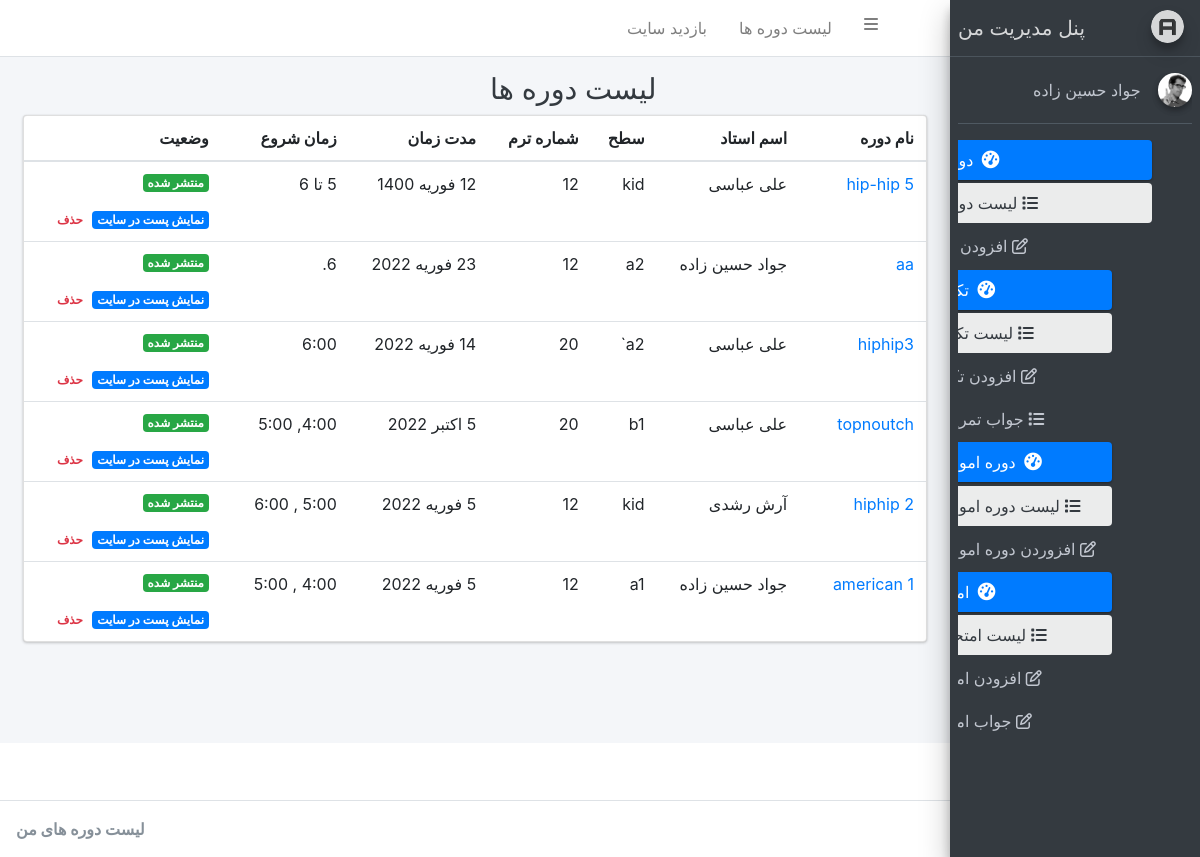
/profile/ (signed in), run on the app's committed database.
### learning/models.py (models this page shows, shortened)
class Course(models.Model):
	STATUS = (
		("p", "منتشر شده"),
		('d', "پیش نویس"),
	)
	user = models.ForeignKey(User, on_delete=models.CASCADE, related_name="Courses", verbose_name="کاربر")
	slug = models.SlugField(max_length=50, unique=True, null=True, verbose_name="ادرس دوره")
	name = models.CharField(max_length=100,verbose_name="اسم دوره")
	text = models.TextField(verbose_name="توضیحات")
	level = models.CharField(max_length=50, verbose_name="سطح کلاس")
	time = models.DateField(verbose_name="تاریخ شروع")
	term_number = models.IntegerField(verbose_name="شماره ترم")
	start_time = models.CharField(max_length=100, verbose_name="ساعت کلاس")
	price = models.IntegerField(default=0)
	Status = models.CharField(max_length=10, choices=STATUS, default="d", verbose_name="وضعیت")
	students = models.ManyToManyField(User, blank=True, related_name="student")
	objects = PublishManager()

### account/views.py (the view)
# urls.py: path("profile/", CorseProfile.as_view(), name="Profile"),
class CorseProfile(LoginRequiredMixin, ListView):
	template_name = "account/index.html"
	def get_queryset(self):
		if self.request.user.is_superuser:
			return Course.objects.all().order_by("-pk")
		else:
			return Course.objects.filter(user=self.request.user).order_by("-pk")

### templates/account/index.html (shortened to what this page needs)
{% extends 'account/base.html' %}
{% block content %}
              <div class="row">
                <div class="col-12">
                  <div class="card">
                    <div class="card-body table-responsive p-0">
                      <table class="table table-hover">
                        <thead>
                          <tr>
                            <th>نام دوره</th>
                            <th>اسم استاد</th>
                            <th>سطح</th>
                            <th>شماره ترم</th>
                            <th>مدت زمان</th>
                            <th>زمان شروع</th>
                            <th>وضعیت</th>
                          </tr>
                        </thead>
                        <tbody>
                          <tr>
                            {% for course in object_list %}
                              {% if course.Status == "d" or user.is_superuser %}
                            <td><a href="{% url 'account:UpdateCourses' course.pk %}">{{ course.name }}</a></td>
                              {% else %}
                              <td>{{course.name}}</td>
                              {% endif %}
                            <td>{{course.user.get_full_name}}</td>
                            <td><span class="tag tag-success">{{ course.level }}</span></td>
                            <td>{{ course.term_number }}</td>
                            <td>{{course.time}}</td>
                            <td>{{course.start_time}}</td>
                            <td>
                              {% if course.Status == "p" %}
                                  <p class="badge badge-success">منتشر شده</p><br>
                                  <a target="_blank" class="badge badge-primary"href="{% url 'learning:detail' course.slug %}">نمایش پست در سایت</a>
                              {% else %}
                                  <p class="badge badge-danger">پیش نویس</p>
                                  {% endif %}
                                  {% if user.is_superuser %}
                                  <a href="{% url 'account:DeleteCourses' course.pk %}" class="badge text-danger">حذف</a>
                                  {% endif %}
                                </td>
                          </tr>
                          {% endfor %}
                        </table>
                    </div>
                  </div>
                </div>
              </div>
            </div>
            {% endblock %}

### templates/account/base.html (shortened to what this page needs)
{% load static %}
<html>
<head>
  <link rel="stylesheet" href="{% static 'registration/adminlte/plugins/fontawesome-free/css/all.min.css' %}">
  <link rel="stylesheet" href="https://code.ionicframework.com/ionicons/2.0.1/css/ionicons.min.css">
  <link rel="stylesheet" href="{% static 'registration/adminlte/plugins/tempusdominus-bootstrap-4/css/tempusdominus-bootstrap-4.min.css' %}">
  <link rel="stylesheet" href="{% static 'registration/adminlte/plugins/icheck-bootstrap/icheck-bootstrap.min.css' %}">
  <link rel="stylesheet" href="{% static 'registration/adminlte/plugins/jqvmap/jqvmap.min.css' %}">
  <link rel="stylesheet" href="{% static 'registration/adminlte/dist/css/adminlte.min.css' %}">
  <link rel="stylesheet" href="{% static 'registration/adminlte/plugins/overlayScrollbars/css/OverlayScrollbars.min.css' %}">
  <link rel="stylesheet" href="{% static 'registration/adminlte/plugins/daterangepicker/daterangepicker.css' %}">
  <link rel="stylesheet" href="{% static 'registration/adminlte/plugins/summernote/summernote-bs4.css' %}">
  <link rel="stylesheet" href="https://cdn.rtlcss.com/bootstrap/v4.2.1/css/bootstrap.min.css">
  <link rel="stylesheet" href="{% static 'registration/adminlte/dist/css/custom.css' %}">
</head>
<body class="hold-transition sidebar-mini layout-fixed">
<div class="wrapper">
  <nav class="main-header navbar navbar-expand navbar-white navbar-light">
    <ul class="navbar-nav">
      <li class="nav-item">
        <a class="nav-link" data-widget="pushmenu" href="#"><i class="fas fa-bars"></i></a>
      </li>
      <li class="nav-item d-none d-sm-inline-block">
        <a href="{% url 'account:Profile' %}" class="nav-link">لیست دوره ها</a>
      </li>
      <li class="nav-item d-none d-sm-inline-block">
        <a href="{% url 'learning:home' %}" class="nav-link">بازدید سایت</a>
      </li>
    </ul>
    <ul class="navbar-nav mr-auto-navbav">
      <li class="nav-item dropdown">
        <a class="nav-link" data-toggle="dropdown" href="{% url 'account:logout' %}">
      </li>
    </ul>
  </nav>
  <aside class="main-sidebar sidebar-dark-primary elevation-4">
    <a href="index3.html" class="brand-link">
      <img src="{% static 'registration/adminlte/dist/img/AdminLTELogo.png' %}" alt="AdminLTE Logo" class="brand-image img-circle elevation-3"
           style="opacity: .8">
      <span class="brand-text font-weight-light">پنل مدیریت من</span>
    </a>
    <div class="sidebar">
      <div class="user-panel mt-3 pb-3 mb-3 d-flex">
        <div class="image">
          <img src="{% static 'registration/adminlte/dist/img/user2-160x160.jpg' %}" class="img-circle elevation-2" alt="User Image">
        </div>
        <div class="info">
          <a href="#" class="d-block">
            {% if user.get_full_name %}
            {{user.get_full_name}}
          {% else %}
            {{user.username}}
          {% endif %}
          </a>
        </div>
      </div>
      <nav class="mt-2">
        <ul class="nav nav-pills nav-sidebar flex-column" data-widget="treeview" role="menu" data-accordion="false">
          <li class="nav-item has-treeview menu-open">
            <a href="#" class="nav-link active">
              <i class="nav-icon fas fa-tachometer-alt"></i>
              <p>
                دوره ها
              </p>
            </a>
            <ul class="nav nav-treeview">
              <li class="nav-item">
                <a href="{% url 'account:Profile' %}" class="nav-link active">
                  <i class="fa fa-list"></i>
                  <p>لیست دوره ها</p>
                </a>
              </li>
              <li class="nav-item">
                <a href="{% url 'account:CreateCourses' %}" class="nav-link">
                  <i class="fa fa-edit"></i>
                  <p>افزودن دوره</p>
                </a>
              </li>
            </ul>
                    <ul class="nav nav-pills nav-sidebar flex-column" data-widget="treeview" role="menu" data-accordion="false">
          <li class="nav-item has-treeview menu-open">
            <a href="#" class="nav-link active">
              <i class="nav-icon fas fa-tachometer-alt"></i>
              <p>
                تکالیف
              </p>
            </a>
            <ul class="nav nav-treeview">
              <li class="nav-item">
                <a href="{% url 'account:homework' %}" class="nav-link active">
                  <i class="fa fa-list"></i>
                  <p>لیست تکالیف</p>
                </a>
              </li>
              <li class="nav-item">
                <a href="{% url 'account:create-tklif' %}" class="nav-link">
                  <i class="fa fa-edit"></i>
                  <p>افزودن تکلیف</p>
                </a>
              </li>
              <li class="nav-item">
                <a href="{% url 'account:tklif-answer-admin' %}" class="nav-link">
                  <i class="fa fa-list"></i>
                  <p>جواب تمرین ها</p>
                </a>
              </li>
            </ul>
            {% if user.is_superuser %}
          <li class="nav-item has-treeview menu-open">
            <a href="#" class="nav-link active">
              <i class="nav-icon fas fa-tachometer-alt"></i>
              <p>
                دوره اموزشی
              </p>
            </a>
            <ul class="nav nav-treeview">
              <li class="nav-item">
                <a href="{% url 'courseSales:CourseSalesList' %}" class="nav-link active">
                  <i class="fa fa-list"></i>
                  <p>لیست دوره اموزشی</p>
                </a>
              </li>
              <li class="nav-item">
                <a href="{% url 'courseSales:CreateCourseSales' %}" class="nav-link">
                  <i class="fa fa-edit"></i>
                  <p>افزوردن دوره اموزشی</p>
                </a>
              </li>
            </ul>
            {% endif %}
            <li class="nav-item has-treeview menu-open">
              <a href="#" class="nav-link active">
                <i class="nav-icon fas fa-tachometer-alt"></i>
                <p>
                             امتحان
                </p>
              </a>
              <ul class="nav nav-treeview">
                <li class="nav-item">
                  <a href="{% url 'account:quizlist' %}" class="nav-link active">
                    <i class="fa fa-list"></i>
                    <p>لیست امتحانات</p>
                  </a>
                </li>
                <li class="nav-item">
                  <a href="{% url 'courseSales:CreateCourseSales' %}" class="nav-link">
                    <i class="fa fa-edit"></i>
                    <p>افزودن امتحان</p>
                  </a>
                </li>
                <li class="nav-item">
                  <a href="{% url 'courseSales:CreateCourseSales' %}" class="nav-link">
                    <i class="fa fa-edit"></i>
                    <p>جواب امتحان</p>
                  </a>
                </li>
              </ul>
    </div>
  </aside>
  <div class="content-wrapper">
    <div class="content-header">
      <div class="container-fluid">
        <div class="row mb-2">
          <div class="col-sm-6">
            <h1 class="m-0 text-dark">{% block title-safhe %} لیست دوره ها {% endblock %}</h1>
          </div>
              </div>
            {% block content %}
            {% endblock %}
        </div>
      </div>
  </div>
  <footer class="main-footer">
    <strong>
      لیست دوره های من
    </strong>
  </footer>
</body>
</html>

### data on the page
Course: name "hip-hip 5", user.get_full_name "علی عباسی", level "kid", term_number "12", time "12 فوریه 1400", start_time "5 تا 6", Status "منتشر شده"
Course: name "aa", user.get_full_name "جواد حسین زاده", level "a2", term_number "12", time "23 فوریه 2022", start_time "6.", Status "منتشر شده"
Course: name "hiphip3", user.get_full_name "علی عباسی", level "a2`", term_number "20", time "14 فوریه 2022", start_time "6:00", Status "منتشر شده"
Course: name "topnoutch", user.get_full_name "علی عباسی", level "b1", term_number "20", time "5 اکتبر 2022", start_time "4:00, 5:00", Status "منتشر شده"
Course: name "2 hiphip", user.get_full_name "آرش رشدی", level "kid", term_number "12", time "5 فوریه 2022", start_time "5:00 , 6:00", Status "منتشر شده"
Course: name "american 1", user.get_full_name "جواد حسین زاده", level "a1", term_number "12", time "5 فوریه 2022", start_time "4:00 , 5:00", Status "منتشر شده"

### other printed values
{{ user.get_full_name }} "جواد حسین زاده"
